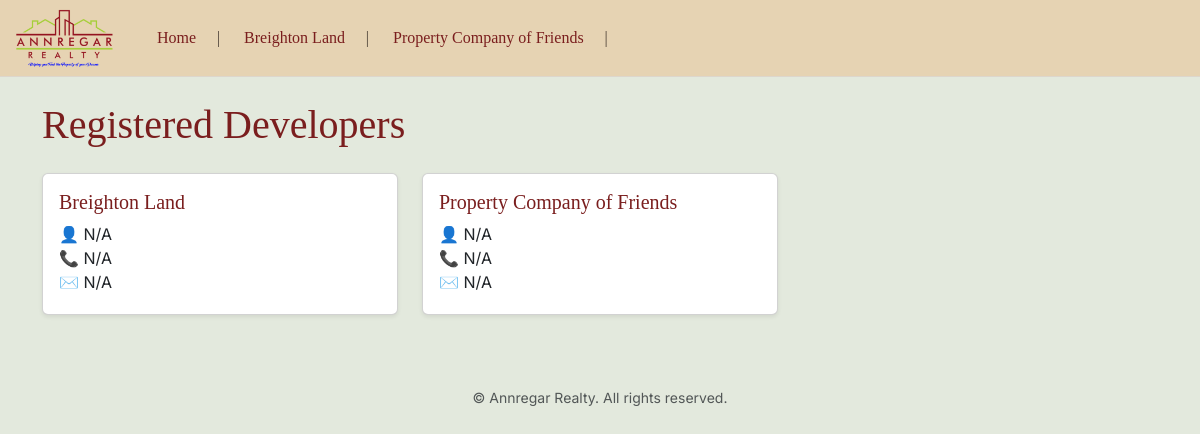
Before: /properties/developers/ with the older database file.
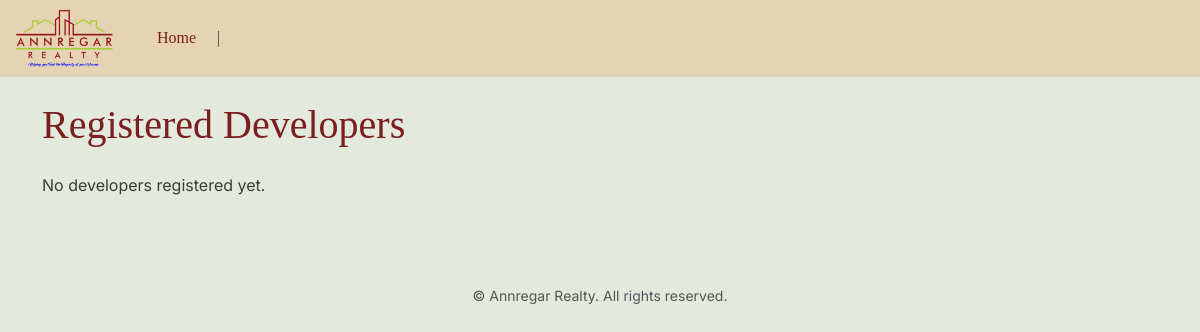
After: the same page with the newer database file.
### properties/models.py (models this page shows, shortened)
class Developer(models.Model):
    name = models.CharField(max_length=255)
    contact_person = models.CharField(max_length=255, blank=True, null=True)
    phone = models.CharField(max_length=50, blank=True, null=True)
    email = models.EmailField(blank=True, null=True)

### properties/views.py (the view)
# urls.py: path('developers/', views.developer_list, name='developer_list'),
def developer_list(request):
    developers = Developer.objects.all()
    return render(request, 'properties/developer_list.html', {
        'developers': developers
    })

### properties/cprocessor.py (called while the page is built)
def developer_nav(request):
    try:
        developers = Developer.objects.all()
    except (ProgrammingError, OperationalError):
        developers = []
    return {
        'all_developers': developers
    }

### properties/templates/properties/developer_list.html (shortened to what this page needs)
{% extends 'properties/base.html' %}
{% load humanize %}
{% block content %}
<h1 class="mb-4">Registered Developers</h1>
{% if developers %}
<div class="row g-4">
  {% for developer in developers %}
  <div class="col-md-6 col-lg-4">
    <div class="card shadow-sm h-100">
      <div class="card-body">
        <h5 class="card-title">{{ developer.name }}</h5>
        <p class="card-text mb-1">
          👤 {{ developer.contact_person|default:"N/A" }}<br>
          📞 {{ developer.phone|default:"N/A" }}<br>
          ✉️ {{ developer.email|default:"N/A" }}
        </p>
      </div>
    </div>
  </div>
  {% endfor %}
</div>
{% else %}
<p>No developers registered yet.</p>
{% endif %}
{% endblock %}

### properties/templates/properties/base.html (shortened to what this page needs)
{% load static %}
{% load humanize %}
<!DOCTYPE html>
<html lang="en">
<head>
  <link href="https://cdn.jsdelivr.net/npm/bootstrap@5.3.0/dist/css/bootstrap.min.css" rel="stylesheet">
  <link rel="stylesheet" href="https://cdn.jsdelivr.net/npm/glightbox@3.3.0/dist/css/glightbox.min.css">
</head>
<body>
  <nav class="navbar navbar-expand-lg mb-4">
    <div class="container-fluid">
      <a class="navbar-brand d-flex align-items-center">
        <div style="height: 50px; display: flex; align-items: center;">
          <img src="{% static 'properties/logo1.png' %}" alt="Annregar Realty" style="height: 70px; transform: translateY(0px);">
        </div>
      </a>
      <div class="collapse navbar-collapse" id="mainNav">
        <ul class="navbar-nav me-auto">
          <li class="nav-item">
            <a class="nav-link" href="{% url 'site_home' %}"><h6 class="m-0">Home</h6></a>
          </li>
          {% for dev in all_developers %}
          <li class="nav-item dropdown">
            <a class="nav-link dropdown-toggle" href="#" id="dev{{ dev.id }}" role="button">
              <h6 class="m-0">{{ dev.name }}</h6>
            </a>
          </li>
          {% endfor %}
        </ul>
      </div>
    </div>
  </nav>
  <div class="container pb-5">
    {% block content %}
    {% endblock %}
  </div>
  <footer class="text-center text-muted py-4 small">
    &copy; {{ now|date:"Y" }} Annregar Realty. All rights reserved.
  </footer>
</body>
</html>

### properties/templates/properties/base.html (style rules this page uses)
:root { --primary-maroon: #7A1E1E; --accent-green: #A4B624; --background-light: #E3E9DD; --navbar-beige: #E6D3B3; --text-dark: #3B3B3B; --border-muted: #DDD6CC; --hover-maroon: #A63C3C; --heading-font: 'Cormorant Garamond', serif; --body-font: 'Inter', sans-serif; }
body { background-color: var(--background-light); color: var(--text-dark); font-family: var(--body-font); }
.navbar { background-color: var(--navbar-beige) !important; border-bottom: 1px solid var(--border-muted); }
h1, h2, h3, h4, h5, h6, .card-title, .navbar-brand { font-family: var(--heading-font); color: var(--primary-maroon); }
.navbar-nav .nav-item .nav-link { position: relative; padding-left: 1.5rem; padding-right: 1.5rem; font-family: var(--heading-font); color: var(--primary-maroon); font-weight: 600; }
.navbar-nav .nav-item .nav-link::after { content: '|'; color: #4a3f35; font-weight: normal; font-size: 1rem; position: absolute; top: 50%; transform: translateY(-50%); right: 0; }

Changed rows visible on the page:
removed Developer: name "Breighton Land", contact_person "N/A", phone "N/A", email "N/A"
removed Developer: name "Property Company of Friends", contact_person "N/A", phone "N/A", email "N/A"
Other visible differences:
text now shown: "No developers registered yet."
